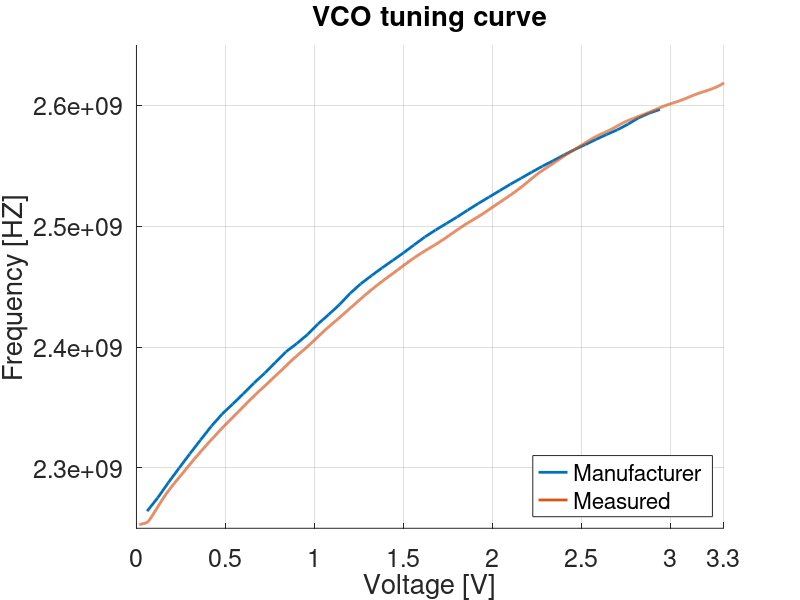
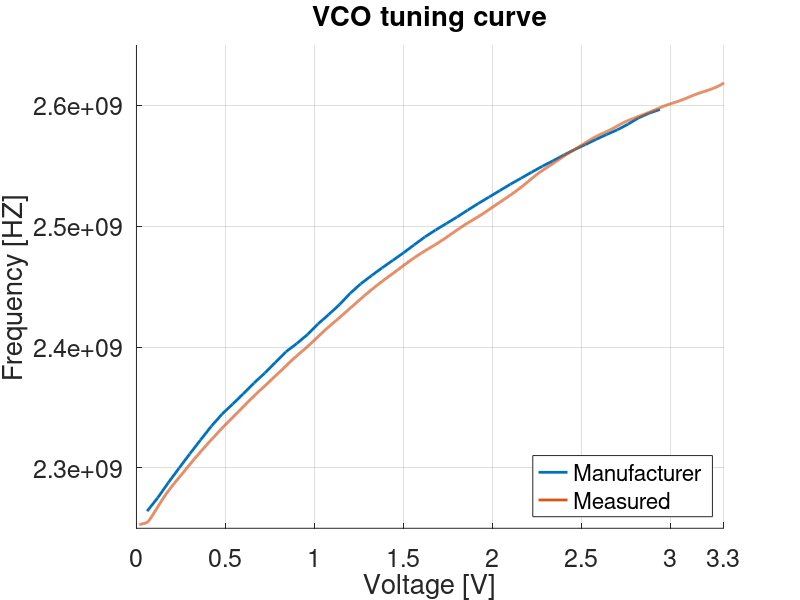

Here is the MATLAB script that generated these plots, in order:
% rend('default','painters')

vco = csvread('vco_caracterizacion.txt');
voltaje = vco(:,1);
freq = vco(:,2)*1e9;
g = 3.3/4096;

vco = dlmread('TuningCurve_Manufacturer/VCO_TuninCurve_man.csv',',',2,0);

close;
figure;
hold on;

plot(vco(:,1),vco(:,2),'linewidth',2);
% plot(voltaje*g, freq, 'xk')
int_voltaje = 20:0.5:4095;
int_freq = spline(voltaje, freq, int_voltaje);
plot(int_voltaje*g, int_freq,'linewidth',2)

grid on;
xlim([0 3.3])
ylim([2.25e9 2.65e9])
 xticks([0:0.5:3 3.3])

title('VCO tuning curve')
xlabel('Voltage [V]')
ylabel('Frequency [HZ]');
set(gcf, 'color', 'w')
set(gca, 'fontsize', 18)
% legend('Manufacturer','Measured','Interpolated from measurement','location','southeast')
legend('Manufacturer','Measured','location','southeast')



print('VCO_tuning','-depsc')
savefig('VCO_tuning')
